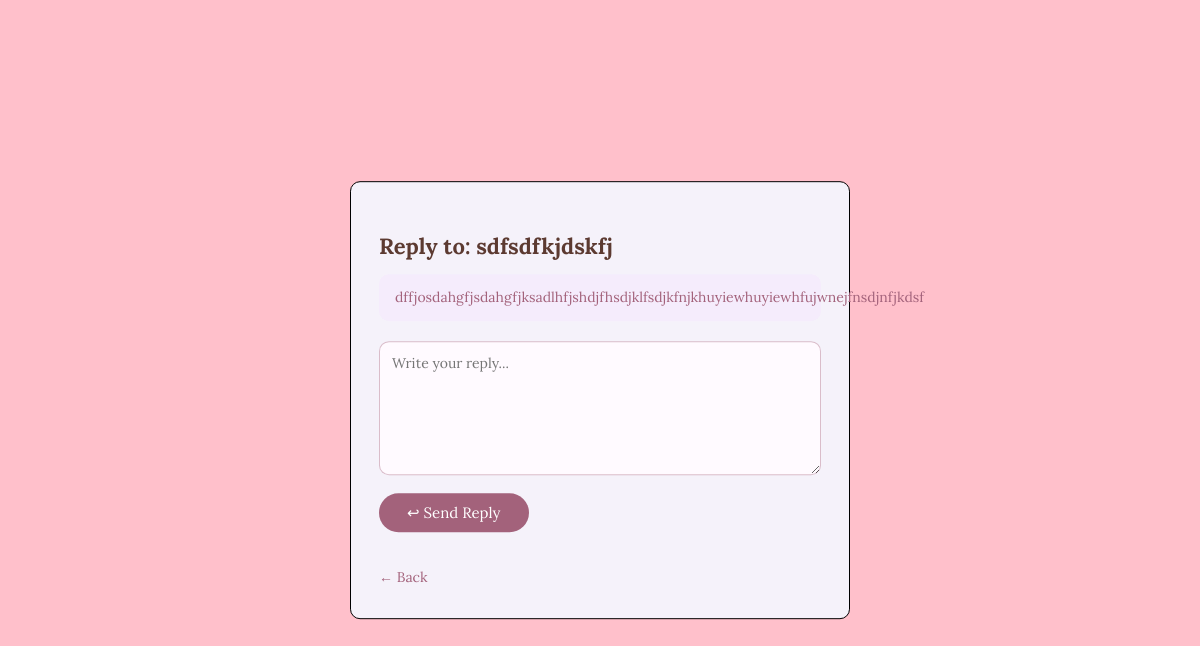
Screenshot of /reply_mail/10/ with the database file from the repository.
### login/models.py (models this page shows, shortened)
class globalmail(models.Model):
    mailtitel = models.CharField(max_length=100)
    mailbody = models.TextField()
    created_at = models.DateTimeField(auto_now_add=True)
    reply_mail= models.EmailField(null=True, blank=True)

### login/views.py (the view, shortened to what this page needs)
# urls.py: path('reply_mail/<int:mail_id>/', views.reply_mail, name='reply_mail'),
def reply_mail(request, mail_id):
    mail = get_object_or_404(globalmail, id=mail_id)
    return render(request, 'reply_mail.html', {'mail': mail})

### login/templates/reply_mail.html (shortened to what this page needs)
<!DOCTYPE html>
<html>
<head>
    {% load static %}
    <link rel="stylesheet" href="{% static 'members/reply_mail.css' %}">
</head>
<body>
    <div class="container">
        <h2 class="reply-title">Reply to: {{ mail.mailtitel }}</h2>
        <p class="mail-body-preview">{{ mail.mailbody }}</p>
        <form method="POST">
            <textarea name="reply_content" rows="6" placeholder="Write your reply..."></textarea>
            <br>
            <button type="submit" class="send-btn">&#8617; Send Reply</button>
        </form>
        <br>
        <a href="{% url 'main_page' %}" class="back-link">&#8592; Back</a>
    </div>
</body>
</html>

### login/static/members/reply_mail.css (style rules this page uses)
body { background-color: pink; font-family: "Lora", serif; }
.container { position: absolute; top: 50%; left: 50%; transform: translate(-50%, -50%); background-color: rgb(245, 242, 250); border: 1px solid black; border-radius: 10px; width: 500px; padding: 32px 28px; box-sizing: border-box; }
.reply-title { color: rgb(92, 58, 49); font-size: 22px; margin-bottom: 8px; }
.mail-body-preview { color: rgb(163, 98, 123); font-size: 14px; background: rgb(245, 236, 252); border-radius: 10px; padding: 12px 16px; margin-bottom: 20px; line-height: 1.6; }
textarea { width: 100%; border: 1px solid rgba(163, 98, 123, 0.4); border-radius: 10px; padding: 12px; font-family: "Lora", serif; font-size: 14px; color: rgb(92, 58, 49); background: rgb(255, 250, 255); resize: vertical; box-sizing: border-box; outline: none; transition: border 0.2s; }
.send-btn { display: inline-block; margin-top: 14px; background: rgb(163, 98, 123); color: white; border: none; border-radius: 20px; padding: 10px 28px; font-family: "Lora", serif; font-size: 15px; cursor: pointer; transition: background 0.2s; }
.back-link { display: inline-block; margin-top: 16px; color: rgb(163, 98, 123); text-decoration: none; font-size: 14px; }

### rows the page displays
globalmail: mailtitel "sdfsdfkjdskfj", mailbody "dffjosdahgfjsdahgfjksadlhfjshdjfhsdjklfsdjkfnjkhuyiewhuyiewhfujwnejfnsdjnfjkdsf"
